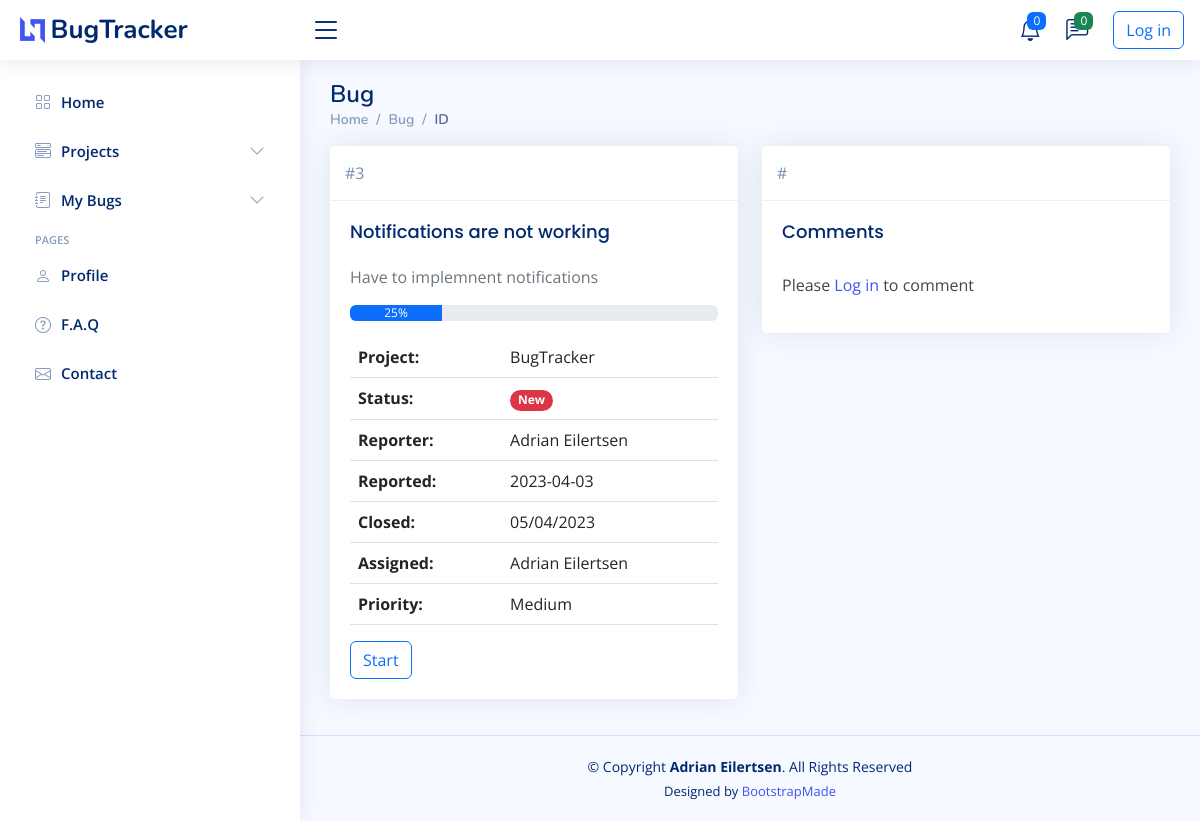
The app's page /bug/3 with its own data.
### db.py (models this page shows)
class Bug(db.Model):
    __tablename__ = "bug"
    id = db.Column(db.Integer, primary_key=True)
    title = db.Column(db.String(250), nullable=False)
    description = db.Column(db.String(250), nullable=False)
    reporter = db.Column(db.String, db.ForeignKey("user.name"))
    date = db.Column(db.String(250), nullable=False)
    status = db.Column(db.Integer, nullable=False)
    priority = db.Column(db.String(250), nullable=False)
    project_id = db.Column(db.String, db.ForeignKey("project.name"))
    project = relationship("Project", back_populates="bugs")
    comment = relationship("Comment", back_populates="parent_bug")
    assigned = relationship("User", back_populates="bugs")

class User(UserMixin, db.Model):
    __tablename__ = "user"
    id = db.Column(db.Integer, primary_key=True)
    name = db.Column(db.String(250), nullable=False, unique=True)
    email = db.Column(db.String(250), unique=True, nullable=False)
    password = db.Column(db.String(250), nullable=False)
    bugs = relationship("Bug", back_populates="assigned")
    comments = relationship("Comment", back_populates="comment_author")
    projects = db.relationship("Project", secondary=project_user, back_populates="users")

### main.py (the view)
@app.route("/bug/<int:index>", methods=["GET", "POST"])
def bug(index):
    project_data = get_table_data(Project)
    bugs_data = get_table_data(Bug)
    current_bug = Bug.query.get(index)
    bug_comments = current_bug.comment
    comment_form = CommentForm()
    edit_form = fill_edit_form(current_bug)
    if edit_form.validate_on_submit():
        update_bug(current_bug, edit_form)
        return redirect(url_for("bug", index=index))
    if comment_form.validate_on_submit():
        new_comment = get_commentform_data(comment_form, current_bug)
        add_item_to_db(new_comment)
        return redirect(url_for("bug", index=index))
    return render_template("bug.html", bug=current_bug, form=edit_form, comment_form=comment_form, comments=bug_comments,
                           logged_in=current_user.is_authenticated, bugs=bugs_data, project=project_data)

### functions.py (called while the page is built)
def get_table_data(tablename):
    return db.session.query(tablename).all()

def fill_edit_form(bug):
    form = NewBugForm(
        title=bug.title,
        description=bug.description,
        project=bug.project_id,
        assign=bug.assigned,
        priority=bug.priority,
    )
    return form

### templates/bug.html (shortened to what this page needs)
<!DOCTYPE html>
<html lang="en">
{% import "bootstrap/wtf.html" as wtf %}
{% include "header.html" %}
<body>
{% include "navbar.html" %}
<main id="main" class="main">
  <div class="pagetitle">
    <h1>Bug</h1>
    <nav>
      <ol class="breadcrumb">
        <li class="breadcrumb-item"><a href="index.html">Home</a></li>
        <li class="breadcrumb-item">Bug</li>
        <li class="breadcrumb-item active">ID</li>
      </ol>
    </nav>
  </div>
  <section class="section">
    <div class="row">
      <div class="col-lg-6">
        <div class="card border-primary mb-3">
          <div class="card-header">#{{ bug.id }}</div>
          <div class="card-body text-secondary">
            <h5 class="card-title">{{ bug.title }}</h5>
            <p class="card-text">{{ bug.description }}</p>
            <div class="progress" style="margin-bottom: 1rem;">
              {% if bug.status == 0 %}
              <div class="progress-bar" role="progressbar" style="width: 25%" aria-valuenow="25"
                   aria-valuemin="0" aria-valuemax="100">25%
              </div>
              {% elif bug.status == 1 %}
              <div class="progress-bar" role="progressbar" style="width: 50%" aria-valuenow="50"
                   aria-valuemin="0" aria-valuemax="100">50%
              </div>
              {% elif bug.status == 2 %}
              <div class="progress-bar" role="progressbar" style="width: 75%" aria-valuenow="75"
                   aria-valuemin="0" aria-valuemax="100">75%
              </div>
              {% elif bug.status == 3 %}
              <div class="progress-bar" role="progressbar" style="width: 100%" aria-valuenow="100"
                   aria-valuemin="0" aria-valuemax="100">100%
              </div>
              {% endif %}
            </div>
            <table class="table">
              <tbody>
              <tr>
                <th scope="row">Project:</th>
                <td colspan="2">{{ bug.project_id }}</td>
              </tr>
              <tr>
                <th scope="row">Status:</th>
                <td colspan="2">
                  {% if bug.status == 0 %}
                  <span class="badge rounded-pill bg-danger">New</span>
                  {% elif bug.status == 1 %}
                  <span class="badge rounded-pill bg-info text-dark">In progress</span>
                  {% elif bug.status == 2 %}
                  <span class="badge rounded-pill bg-warning text-dark">In review</span>
                  {% elif bug.status == 3 %}
                  <span class="badge rounded-pill bg-success">Completed</span>
                  {% endif %}
                </td>
              </tr>
              <tr>
                <th scope="row">Reporter:</th>
                <td>{{ bug.reporter }}</td>
              </tr>
              <tr>
                <th scope="row">Reported:</th>
                <td>{{ bug.date }}</td>
              </tr>
              <tr>
                <th scope="row">Closed:</th>
                <td colspan="2">05/04/2023</td>
              </tr>
              <tr>
                <th scope="row">Assigned:</th>
                <td colspan="2">{{ bug.assigned.name }}</td>
              </tr>
              <tr>
                <th scope="row">Priority:</th>
                <td colspan="2">{{ bug.priority }}</td>
              </tr>
              </tbody>
            </table>
            {% if bug.status != 3 %}
            <a type="button" href="{{url_for('status_change', bug_id=bug.id) }}"
               class="btn btn-outline-primary">
              {% if bug.status == 0 %}
              Start
              {% elif bug.status == 1 %}
              Review
              {% elif bug.status == 2 %}
              Complete
              {% endif %}
            </a>
            {% endif %}
          </div>
        </div>
      </div>
      <div class="col-lg-6">
        <div class="card border-primary mb-3">
          <div class="card-header">#</div>
          <div class="card-body">
            <h5 class="card-title">Comments</h5>
            <div>
              {% if not logged_in %}
              <p>Please <a href="{{ url_for('login') }}">Log in</a> to comment</p>
              {% else %}
              {{ wtf.quick_form(comment_form, novalidate=True, button_map={"submit": "primary"}) }}
              {% endif %}
            </div>
          </div>
        </div>
      </div>
    </div>
  </section>
</main>
{% include "footer.html" %}
</body>
</html>

### static/assets/css/style.css (style rules this page uses)
:root { scroll-behavior: smooth; }
body { font-family: "Open Sans", sans-serif; background: #f6f9ff; color: #444444; }
a { color: #4154f1; text-decoration: none; }
h1, h2, h3, h4, h5, h6 { font-family: "Nunito", sans-serif; }
#main { margin-top: 60px; padding: 20px 30px; transition: all 0.3s; }
.pagetitle { margin-bottom: 10px; }
.pagetitle h1 { font-size: 24px; margin-bottom: 0; font-weight: 600; color: #012970; }
.card { margin-bottom: 30px; border: none; border-radius: 5px; box-shadow: 0px 0 30px rgba(1, 41, 112, 0.1); }
.card-header, .card-footer { border-color: #ebeef4; background-color: #fff; color: #798eb3; padding: 15px; }
.card-title { padding: 20px 0 15px 0; font-size: 18px; font-weight: 500; color: #012970; font-family: "Poppins", sans-serif; }
.card-body { padding: 0 20px 20px 20px; }
.breadcrumb { font-size: 14px; font-family: "Nunito", sans-serif; color: #899bbd; font-weight: 600; }
.breadcrumb a { color: #899bbd; transition: 0.3s; }
.breadcrumb .breadcrumb-item::before { color: #899bbd; }
.breadcrumb .active { color: #51678f; font-weight: 600; }
@media (min-width: 1200px) { #main, #footer { margin-left: 300px; } }

### records on screen
Bug: id "3", title "Notifications are not working", description "Have to implemnent notifications", project_id "BugTracker", reporter "Adrian Eilertsen", date "2023-04-03", priority "Medium"
User: assigned.name "Adrian Eilertsen"
